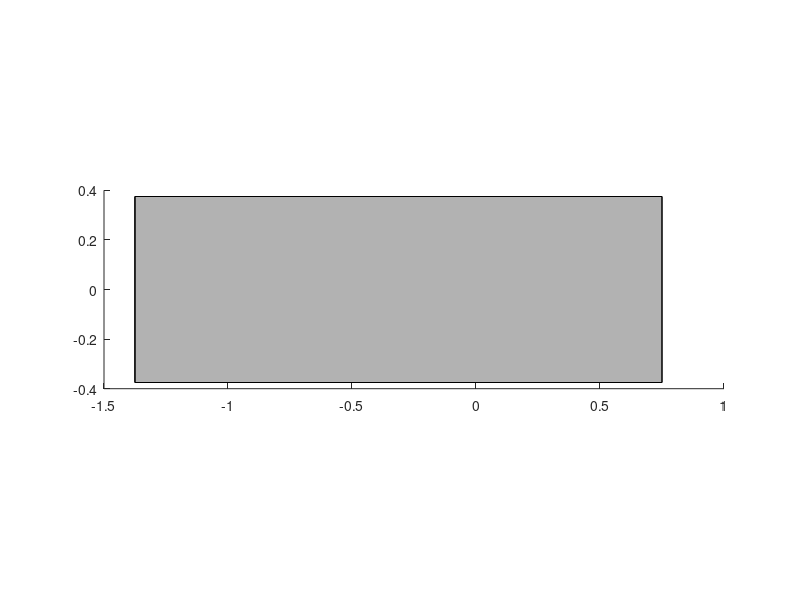

MATLAB code to generate this figure:
function p = makeLink0(parentAxes, faceColor)
if (nargin == 0)
    parentAxes = gca;
    faceColor = [.7 .7 .7];
elseif (nargin == 1)
    faceColor = [.7 .7 .7];
end
set(parentAxes, 'DataAspectRatio', [1 1 1]);
link0Verts = [-1.75	-2.15	-2.5;
    -1.75	2.85	-2.5;
    13.25	2.85	-2.5;
    13.25	-2.15	-2.5;
    -1.375	-0.375	-2.5;
    -1.375	0.375	-2.5;
    0.75	0.375	-2.5;
    0.75	-0.375	-2.5;
    -1.375	-0.375	-0.75;
    -1.375	0.375	-0.75;
    0.75	0.375	-0.75;
    0.75	-0.375	-0.75];
link0Faces = [5 6 10 9;
    6 7 11 10;
    7 8 12 11;
    8 5 9 12;
    9 10 11 12];

p = patch('Parent', parentAxes, 'Faces',link0Faces,'Vertices',link0Verts,'FaceColor',faceColor);

end